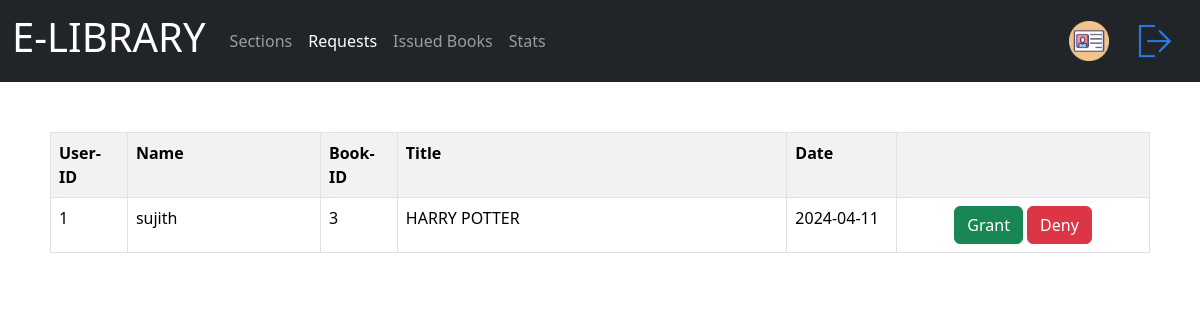
/Requests (signed in), run on the app's committed database.
### tables this page shows
CREATE TABLE requests (user_id INTEGER, user_name TEXT, book_id INTEGER, book_name TEXT, date TEXT, foreign key(user_id) references users(user_id), foreign key(book_id) references books(book_id));

### app.py (the view)
@app.route('/Requests')
def requests():
    if 'name' in session:
        user = Users.query.get(session['id'])
        requests = Database.getRequests()
        return render_template('requests.html', requests=requests)
    else:
        return redirect(url_for('login'))

### database.py (called while the page is built)
    def getRequests():
        conn = sqlite3.connect('instance\Database.db')
        c = conn.cursor()
        c.execute("SELECT * FROM requests")
        requests = c.fetchall()
        conn.close()
        return requests

### templates/requests.html (shortened to what this page needs)
<!DOCTYPE html>
<html lang="en">
<head>
    <link href="https://cdn.jsdelivr.net/npm/bootstrap@5.3.3/dist/css/bootstrap.min.css" rel="stylesheet">
    <link rel="stylesheet" href="/static/css/requests.css">
</head>
<body>
    <header>
      <nav class="navbar navbar-expand-lg navbar-dark bg-dark">
        <div class="container-fluid">
          <a class="navbar-brand" href="{{url_for('dashboard')}}"><h1 class="display-6">E-LIBRARY</h1></a>
          <div class="collapse navbar-collapse" id="navbarSupportedContent">
            <ul class="navbar-nav me-auto mb-2 mb-lg-0">
              <li class="nav-item">
                <a class="nav-link " href="{{url_for('admin_dashboard')}}">Sections</a>
              </li>
              <li class="nav-item">
                <a class="nav-link active" href="{{url_for('requests')}}">Requests</a>
              </li>
              <li class="nav-item">
                <a class="nav-link" href="{{url_for('issuedBooks')}}">Issued Books</a>
              </li>
              <li class="nav-item">
                <a class="nav-link" href="{{url_for('adminStats')}}">Stats</a>
              </li>
            </ul>
            <a href="{{url_for('profile')}}"><button class="btn"><img src="/static/images/profile.webp" alt="" class="icon"></button></a>
            <a href="{{url_for('logout')}}"><button class="btn"><img src="/static/images/logout.webp" alt="" class="icon"></button></a>
          </div>
        </div>
      </nav>
    </header>
    <div class="sec__table">
      <table class="table table-striped table-bordered table-hover">
        <tr>
          <th class="id">User-ID</th>
          <th class="name">Name</th>
          <th class="id">Book-ID</th>
          <th class="name">Title</th>
          <th class="date">Date</th>
          <th class="sec__button"></th>
        </tr>
        {% for request in requests %}
          <tr>
            {% for data in request %}
              <td class="sec__data">{{data}}</td>
            {% endfor %}
            <td class="sec__button">
                <a href="/grant/{{request[0]}}/{{request[1]}}/{{request[2]}}/{{request[3]}}" class="btn btn-success">Grant</a>
                <a href="/deny/{{request[0]}}/{{request[2]}}" class="btn btn-danger">Deny</a>
            </td>
          </tr>
        {% endfor %}
      </table>
    </div>
</body>
</html>

### static/css/requests.css (style rules this page uses)
body { padding: 0%; margin: 0%; background-image: url("/static/images/background.png"); background-repeat: no-repeat; background-size: cover; }
.icon { width: 5vh; height: 5vh; padding: 0%; margin: 0%; }
.sec__table { margin: 50px; }
.sec__button { text-align: center; width:23%; }
.id { width: 7%; }
.date { width: 10%; }

### data on the page
requests: request "1" "3", user_name "sujith", book_name "HARRY POTTER", date "2024-04-11"
